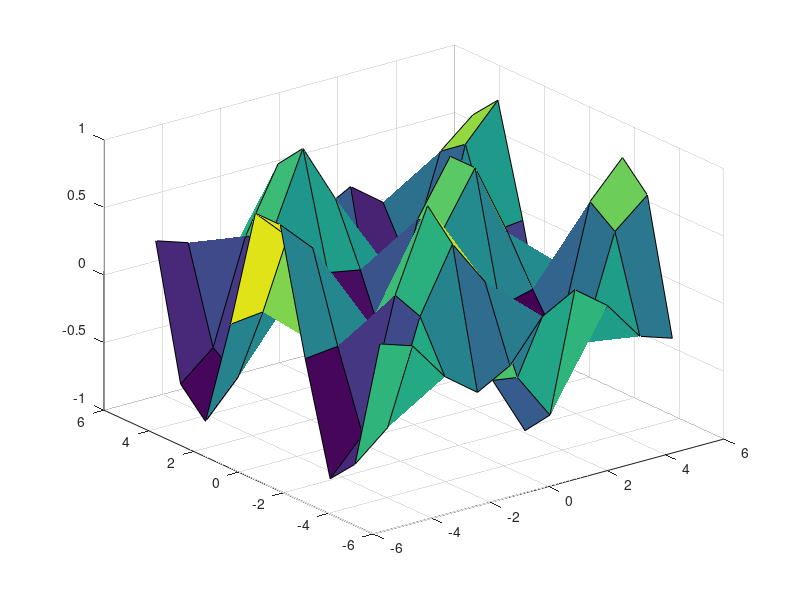
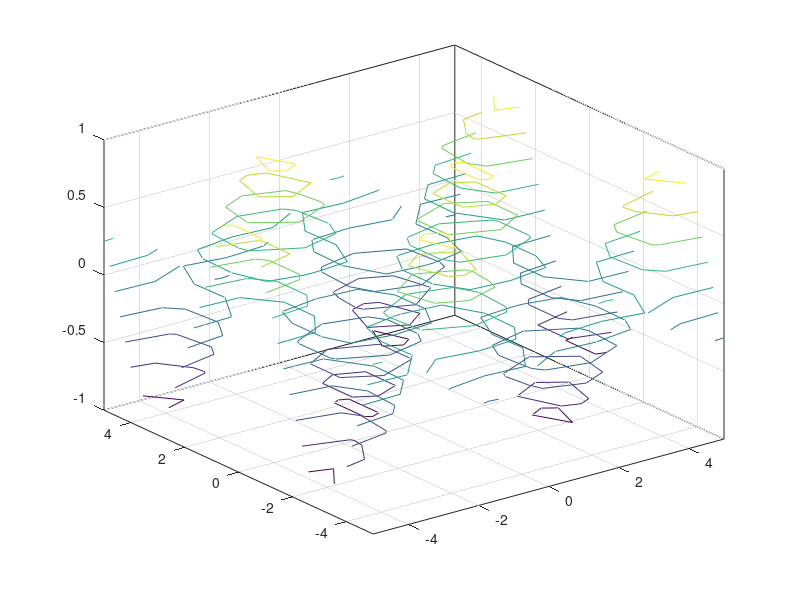

Source code (MATLAB) for these figures, in order: (Note: this script raises an error after producing the figures.)
% Funkcje wielu zmiennych i wykresy 3D – przećwicz obsługę wykresów 3D –
% wygeneruj przykładową funkcję wielu zmiennych za pomocą poznanych metod
% i narysuj jej wykres na min. 3 sposoby dostępne w MATLAB.

clc;
clear;
close all;

x = linspace(-5,5, 10);
y = x;
[X,Y] = meshgrid(x);
%F = X.*exp(-X.^2-Y.^2);
F = sin(X).*cos(Y);
sz = rand(length(x),length(y))*0.01;

figure;
surf(X, Y, F);

figure;
contour3(X, Y, F);

figure;
bubblechart3(X,Y,F,sz);
